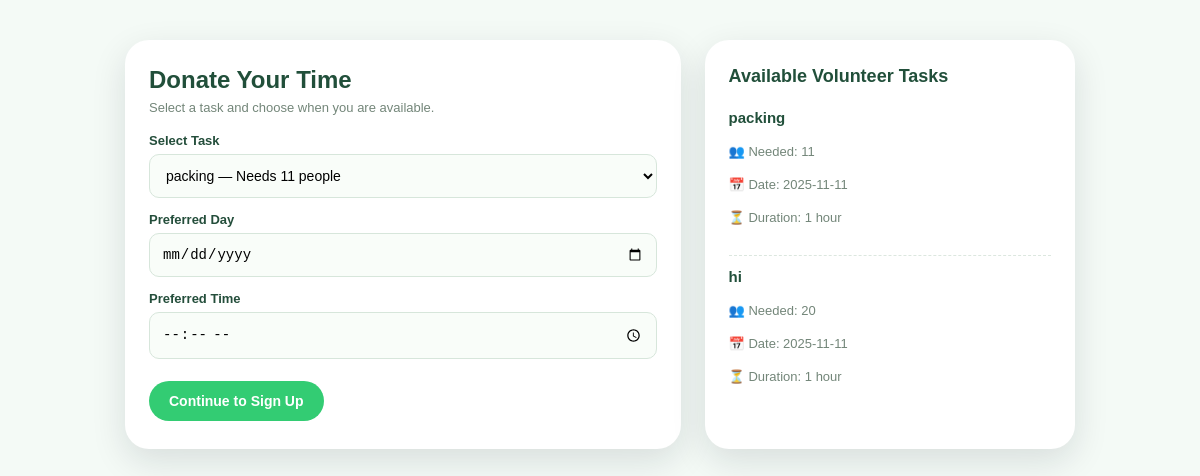
/donate/time, run on the app's committed database.
### tables this page shows
CREATE TABLE volunteer_requests (
            id INTEGER PRIMARY KEY AUTOINCREMENT,
            donor_id INTEGER NOT NULL,
            task_title TEXT NOT NULL,
            needed_people INTEGER NOT NULL,
            task_date TEXT NOT NULL,
            duration TEXT NOT NULL,
            description TEXT,
            status TEXT DEFAULT 'pending',
            created_at TIMESTAMP DEFAULT CURRENT_TIMESTAMP,
            FOREIGN KEY (donor_id) REFERENCES donors(id)
        );

### app.py (the view)
@app.route('/donate/time')
def donate_time():
    conn = sqlite3.connect('database.db')
    c = conn.cursor()
    c.execute("""
        SELECT id, task_title, description, needed_people, task_date, duration
        FROM volunteer_requests
        WHERE status='approved'
    """)
    roles = c.fetchall()
    conn.close()
    return render_template('donate_time.html', roles=roles)

### templates/donate_time.html (shortened to what this page needs)
<!DOCTYPE html>
<html lang="en">
<head>
    <link rel="stylesheet" href="{{ url_for('static', filename='style_index.css') }}">
</head>
<body>
    <div class="wrapper">
        <div class="card">
            <h2>Donate Your Time</h2>
            <p>Select a task and choose when you are available.</p>
            <form action="{{ url_for('volunteer_signup') }}" method="GET">
                <label>Select Task</label>
                <select name="role_id" required>
                    {% for r in roles %}
                        <option value="{{ r[0] }}">{{ r[1] }} — Needs {{ r[3] }} people</option>
                    {% endfor %}
                </select>
                <label>Preferred Day</label>
                <input type="date" name="day" required>
                <label>Preferred Time</label>
                <input type="time" name="time" required>
                <button type="submit">Continue to Sign Up</button>
            </form>
        </div>
        <div class="card role-list">
            <h3>Available Volunteer Tasks</h3>
            {% if roles %} {% for r in roles %}
            <div class="role-item">
                <div class="role-title">{{ r[1] }}</div>
                <div class="role-details">
                    <p>👥 Needed: {{ r[3] }}</p>
                    <p>📅 Date: {{ r[4] }}</p>
                    <p>⏳ Duration: {{ r[5] }}</p>
                </div>
            </div>
            {% endfor %} {% else %}
            <p>No volunteer tasks available at the moment.</p>
            {% endif %}
        </div>
    </div>
</body>
</html>

### static/style_index.css (style rules this page uses)
:root { --main-green: #33cc73; --dark-green: #1f5c3f; --light-bg: #f7f7f7; --text-gray: #666; --title-color: #1e1e1e; }
* { margin: 0; padding: 0; box-sizing: border-box; }
body { font-family: "Open Sans", sans-serif; background: var(--light-bg); color: var(--text-gray); overflow-x: hidden; }
h1, h2, h3 { font-family: "Poppins", sans-serif; color: var(--title-color); }
body { font-family: "Poppins", sans-serif; background-color: #fafafa; margin-top: 70px; }

### templates/donate_time.html (style rules this page uses)
body { background: #f4faf6; margin: 0; padding: 0; font-family: "Poppins", sans-serif; }
.wrapper { max-width: 950px; margin: 40px auto; display: grid; grid-template-columns: 3fr 2fr; gap: 24px; }
.card { background: #ffffff; border-radius: 24px; padding: 26px 24px 28px; box-shadow: 0 12px 35px rgba(15, 23, 42, 0.12); animation: fadeIn 0.7s ease; }
h2 { margin: 0 0 6px; font-size: 24px; color: #214f3a; }
p { margin: 0 0 18px; font-size: 13px; color: #738679; }
label { display: block; font-size: 13px; font-weight: 600; color: #244e3b; margin-top: 14px; }
input, select { width: 100%; padding: 12px; margin-top: 6px; border-radius: 10px; border: 1px solid #d7e6db; background: #f9fdf9; font-size: 14px; transition: 0.25s; }
button { margin-top: 22px; padding: 12px 20px; border-radius: 999px; border: none; background: var(--main-green); color: #fff; font-size: 14px; font-weight: 600; cursor: pointer; transition: 0.25s; }
.role-list h3 { margin: 0 0 10px; font-size: 18px; color: #214f3a; }
.role-item { padding: 12px 0; border-bottom: 1px dashed #dce7df; }
.role-item:last-child { border-bottom: none; }
.role-title { font-weight: 700; font-size: 15px; color: #214f3a; }
.role-details { margin-top: 4px; font-size: 12px; color: #52655b; }

### data on the page
volunteer_requests: task_title "packing", needed_people "11", task_date "2025-11-11", duration "1 hour"
volunteer_requests: task_title "hi", needed_people "20", task_date "2025-11-11", duration "1 hour"

### other printed values
form field role_id "packing — Needs 11 people"
